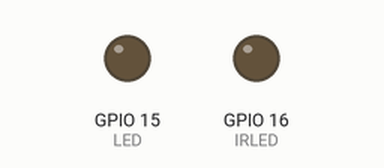
Simulated run of this sketch. Board: ESP32-S2. Shown: output pins drawn as LEDs (lit = HIGH).

Above: at 11.7 s.
At 33.37 s:
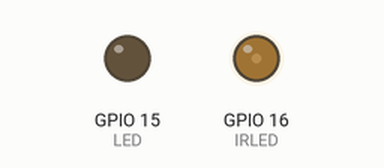
At 35.22 s:
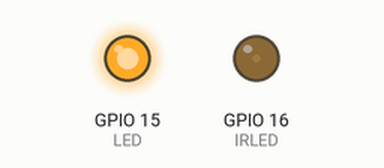
Timing chart, 0 to 40.0 s (numbered marks = the images above):
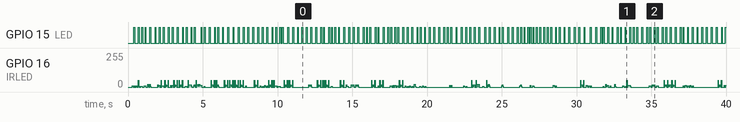

The sketch:

TV-B-GONE-ESP32-S2MINI.ino
```cpp
#define IRLED 16
#define LED 15

#include "tvcodes.h"


void xmitCodeElement(uint16_t ontime, uint16_t offtime, uint8_t PWM_code)
{
  if(PWM_code)
    ledcWrite(IRLED,  50);
  else
    ledcWrite(IRLED,  100);
  delayMicroseconds(ontime*10);
  ledcWrite(IRLED,  0);
  delayMicroseconds(offtime*10);
}

void setup() {
  pinMode(IRLED, OUTPUT);
  pinMode(LED, OUTPUT);
}

void loop() {
  int region=0; // 0 for EU, 1 for US

  delayMicroseconds(250000);

  const int *codes;
  const unsigned short *codes2;
  int sz=0;
  int p=0;

  if(region==0) {
    codes=codes_eu;
    codes2=codes2_eu;
    sz=sizeof(codes_eu)/sizeof(codes_eu[0])/3;
  } else {
    codes=codes_us;
    codes2=codes2_us;
    sz=sizeof(codes_us)/sizeof(codes_us[0])/3;
  }

  for(int i=0 ;i<sz;i++) {
    const int *cc=codes+3*i;
    int freq=pgm_read_dword(cc+0);
    const unsigned short *code=codes2+pgm_read_dword(cc+2);
    ledcAttach(IRLED, freq, 8);

    for (int k=0;k<pgm_read_dword(cc+1);k+=2)
      xmitCodeElement(pgm_read_word(code+k), pgm_read_word(code+k+1), (freq!=0));

    digitalWrite(LED, HIGH);
    delay(60);
    digitalWrite(LED, LOW);
    delay(60);

  }
  digitalWrite(LED, HIGH);
  delay(1000);
  digitalWrite(LED, LOW);
  delay(1000);
}
```

Source omitted: tvcodes.h (data table, 75644 bytes)
